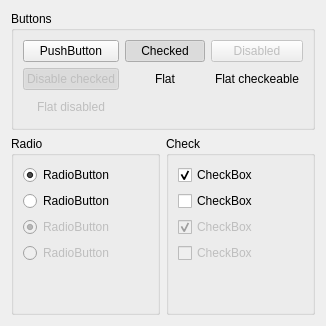
      <widget class="QWidget" name="tab_11">
       <attribute name="title">
        <string>Page</string>
       </attribute>
       <layout class="QGridLayout" name="gridLayout_11">
        <item row="0" column="0" colspan="2">
         <widget class="QGroupBox" name="groupBox">
          <property name="title">
           <string>Buttons</string>
          </property>
          <layout class="QGridLayout" name="gridLayout">
           <item row="0" column="0">
            <widget class="QPushButton" name="pushButton">
             <property name="toolTip">
              <string>Lorem ipsum dolor sit amet, consectetur adipiscing elit, sed do eiusmod tempor incididunt ut labore et dolore magna aliqua.</string>
             </property>
             <property name="text">
              <string>PushButton</string>
             </property>
            </widget>
           </item>
           <item row="0" column="1">
            <widget class="QPushButton" name="pushButton_3">
             <property name="text">
              <string>Checked</string>
             </property>
             <property name="checkable">
              <bool>true</bool>
             </property>
             <property name="checked">
              <bool>true</bool>
             </property>
            </widget>
           </item>
           <item row="0" column="2">
            <widget class="QPushButton" name="pushButton_6">
             <property name="enabled">
              <bool>false</bool>
             </property>
             <property name="text">
              <string>Disabled</string>
             </property>
             <property name="checkable">
              <bool>false</bool>
             </property>
             <property name="checked">
              <bool>false</bool>
             </property>
             <property name="flat">
              <bool>false</bool>
             </property>
            </widget>
           </item>
           <item row="1" column="0">
            <widget class="QPushButton" name="pushButton_7">
             <property name="enabled">
              <bool>false</bool>
             </property>
             <property name="text">
              <string>Disable checked</string>
             </property>
             <property name="checkable">
              <bool>true</bool>
             </property>
             <property name="checked">
              <bool>true</bool>
             </property>
             <property name="flat">
              <bool>false</bool>
             </property>
            </widget>
           </item>
           <item row="1" column="1">
            <widget class="QPushButton" name="pushButton_11">
             <property name="text">
              <string>Flat</string>
             </property>
             <property name="flat">
              <bool>true</bool>
             </property>
            </widget>
           </item>
           <item row="1" column="2">
            <widget class="QPushButton" name="pushButton_5">
             <property name="text">
              <string>Flat checkeable</string>
             </property>
             <property name="checkable">
              <bool>true</bool>
             </property>
             <property name="checked">
              <bool>false</bool>
             </property>
             <property name="flat">
              <bool>true</bool>
             </property>
            </widget>
           </item>
           <item row="2" column="0">
            <widget class="QPushButton" name="pushButton_4">
             <property name="enabled">
              <bool>false</bool>
             </property>
             <property name="text">
              <string>Flat disabled</string>
             </property>
             <property name="flat">
              <bool>true</bool>
             </property>
            </widget>
           </item>
          </layout>
         </widget>
        </item>
        <item row="1" column="0">
         <widget class="QGroupBox" name="groupBox_2">
          <property name="title">
           <string>Radio</string>
          </property>
          <layout class="QGridLayout" name="gridLayout_2">
           <item row="1" column="0">
            <widget class="QRadioButton" name="radioButton_2">
             <property name="text">
              <string>RadioButton</string>
             </property>
             <property name="autoExclusive">
              <bool>false</bool>
             </property>
            </widget>
           </item>
           <item row="3" column="0">
            <widget class="QRadioButton" name="radioButton_3">
             <property name="enabled">
              <bool>false</bool>
             </property>
             <property name="text">
              <string>RadioButton</string>
             </property>
            </widget>
           </item>
           <item row="0" column="0">
            <widget class="QRadioButton" name="radioButton">
             <property name="text">
              <string>RadioButton</string>
             </property>
             <property name="checked">
              <bool>true</bool>
             </property>
             <property name="autoExclusive">
              <bool>false</bool>
             </property>
            </widget>
           </item>
           <item row="4" column="0">
            <spacer name="verticalSpacer">
             <property name="orientation">
              <enum>Qt::Vertical</enum>
             </property>
             <property name="sizeHint" stdset="0">
              <size>
               <width>20</width>
               <height>40</height>
              </size>
             </property>
            </spacer>
           </item>
           <item row="2" column="0">
            <widget class="QRadioButton" name="radioButton_4">
             <property name="enabled">
              <bool>false</bool>
             </property>
             <property name="text">
              <string>RadioButton</string>
             </property>
             <property name="checked">
              <bool>true</bool>
             </property>
            </widget>
           </item>
          </layout>
         </widget>
        </item>
        <item row="1" column="1">
         <widget class="QGroupBox" name="groupBox_3">
          <property name="title">
           <string>Check</string>
          </property>
          <layout class="QGridLayout" name="gridLayout_3">
           <item row="1" column="0">
            <widget class="QCheckBox" name="checkBox_3">
             <property name="text">
              <string>CheckBox</string>
             </property>
             <property name="tristate">
              <bool>true</bool>
             </property>
            </widget>
           </item>
           <item row="3" column="0">
            <widget class="QCheckBox" name="checkBox_2">
             <property name="enabled">
              <bool>false</bool>
             </property>
             <property name="text">
              <string>CheckBox</string>
             </property>
            </widget>
           </item>
           <item row="2" column="0">
            <widget class="QCheckBox" name="checkBox_4">
             <property name="enabled">
              <bool>false</bool>
             </property>
             <property name="text">
              <string>CheckBox</string>
             </property>
             <property name="checked">
              <bool>true</bool>
             </property>
            </widget>
           </item>
           <item row="4" column="0">
            <spacer name="verticalSpacer_2">
             <property name="orientation">
              <enum>Qt::Vertical</enum>
             </property>
             <property name="sizeHint" stdset="0">
              <size>
               <width>20</width>
               <height>40</height>
              </size>
             </property>
            </spacer>
           </item>
           <item row="0" column="0">
            <widget class="QCheckBox" name="checkBox">
             <property name="text">
              <string>CheckBox</string>
             </property>
             <property name="checked">
              <bool>true</bool>
             </property>
             <property name="tristate">
              <bool>true</bool>
             </property>
            </widget>
           </item>
          </layout>
         </widget>
        </item>
       </layout>
      </widget>
